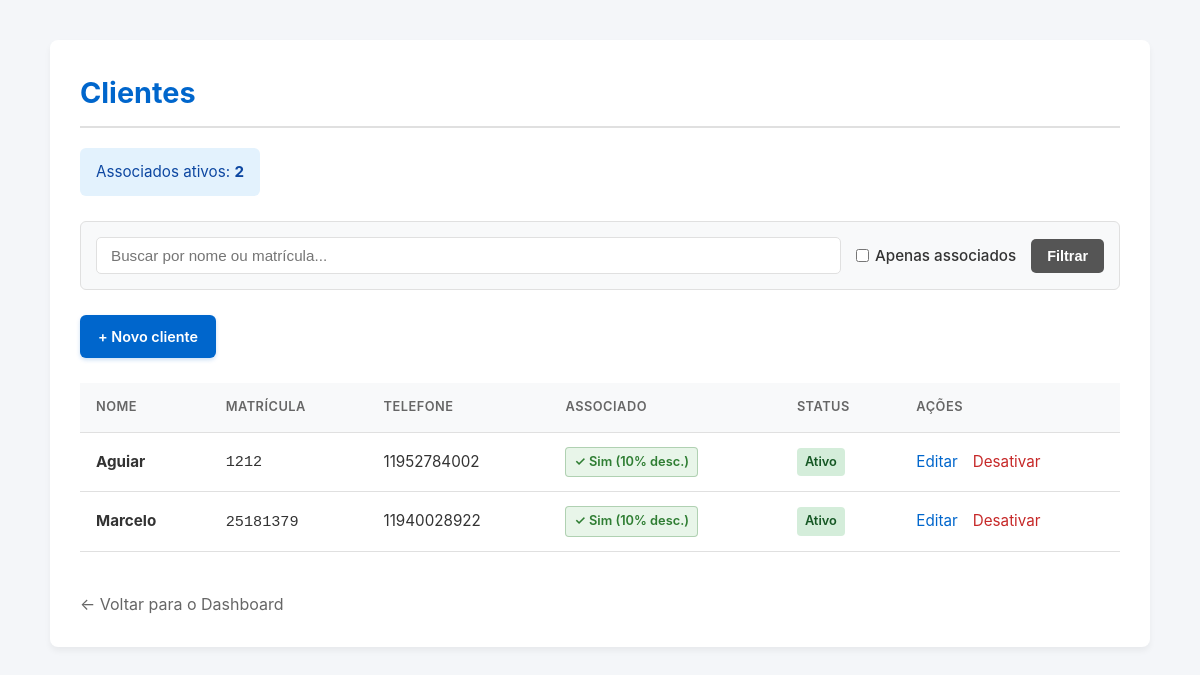
The page /clientes/ (signed in) on the database its author committed.
### app/models/cliente.py (models this page shows, shortened)
class Cliente(Base):
    __tablename__ = "clientes"
    id         = Column(Integer, primary_key=True, index=True)
    nome       = Column(String(150), nullable=False, index=True)
    matricula  = Column(String(50), nullable=True, unique=True)
    telefone   = Column(String(20), nullable=True)
    is_associado = Column(Boolean, default=False, nullable=False)
    ativo      = Column(Boolean, default=True)
    criado_em  = Column(DateTime, server_default=func.now())
    vendas = relationship("Venda", back_populates="cliente")

### app/controllers/cliente_controller.py (the view)
@router.get("/")
def listar_clientes(
    request: Request,
    busca: str = "",
    apenas_associados: bool = False,
    db: Session = Depends(get_db),
    admin = Depends(get_admin)
):
    query = db.query(Cliente)
    if busca:
        query = query.filter(
            Cliente.nome.ilike(f"%{busca}%") |
            Cliente.matricula.ilike(f"%{busca}%")
        )
    if apenas_associados:
        query = query.filter(Cliente.is_associado == True)
    clientes = query.order_by(Cliente.nome).all()
    total_associados = db.query(Cliente).filter(
        Cliente.is_associado == True,
        Cliente.ativo == True
    ).count()
    return templates.TemplateResponse(
        request,
        "clientes/index.html",
        {
            "request":           request,
            "usuario":           admin,
            "clientes":          clientes,
            "busca":             busca,
            "apenas_associados": apenas_associados,
            "total_associados":  total_associados,
        }
    )

### app/templates/clientes/index.html (shortened to what this page needs)
<!DOCTYPE html>
<html lang="pt-br">
<head>
</head>
<body>
    <div class="container">
        <h1>Clientes</h1>
        <div class="info-box">
            Associados ativos: <strong>{{ total_associados }}</strong>
        </div>
        <form method="get" action="/clientes" class="filter-form">
            <input type="text"
                   name="busca"
                   placeholder="Buscar por nome ou matrícula..."
                   value="{{ busca }}">
            <label class="checkbox-label">
                <input type="checkbox" name="apenas_associados" value="true" {{ 'checked' if apenas_associados }}>
                Apenas associados
            </label>
            <button type="submit" class="btn-filter">Filtrar</button>
        </form>
        <a href="/clientes/novo" class="btn-primary">+ Novo cliente</a>
        <div class="table-responsive">
            <table>
                <thead>
                    <tr>
                        <th>Nome</th>
                        <th>Matrícula</th>
                        <th>Telefone</th>
                        <th>Associado</th>
                        <th>Status</th>
                        <th>Ações</th>
                    </tr>
                </thead>
                <tbody>
                    {% for c in clientes %}
                    <tr>
                        <td><strong>{{ c.nome }}</strong></td>
                        <td><code>{{ c.matricula or "—" }}</code></td>
                        <td>{{ c.telefone or "—" }}</td>
                        <td>
                            {% if c.is_associado %}
                                <span class="badge badge-associado">✓ Sim (10% desc.)</span>
                            {% else %}
                                <span style="color: var(--text-muted)">Não</span>
                            {% endif %}
                        </td>
                        <td>
                            {% if c.ativo %}
                                <span class="badge badge-active">Ativo</span>
                            {% else %}
                                <span class="badge badge-inactive">Inativo</span>
                            {% endif %}
                        </td>
                        <td>
                            <div class="actions-cell">
                                <a href="/clientes/{{ c.id }}/editar">Editar</a>
                                <form action="/clientes/{{ c.id }}/toggle-ativo" method="post" style="display:inline">
                                    <button type="submit" class="btn-toggle">
                                        {{ "Desativar" if c.ativo else "Ativar" }}
                                    </button>
                                </form>
                            </div>
                        </td>
                    </tr>
                    {% endfor %}
                </tbody>
            </table>
        </div>
        <p><a href="/" class="back-link">← Voltar para o Dashboard</a></p>
    </div>
</body>
</html>

### app/templates/clientes/index.html (style rules this page uses)
:root { --primary: #0066cc; --primary-hover: #004da3; --bg-body: #f4f6f9; --bg-card: #ffffff; --text-main: #333333; --text-muted: #666666; --border-color: #e0e0e0; --success: #2e7d32; --success-bg: #e8f5e9; --danger: #c62828; --active-status: #155724; --active-status-bg: #d4edda; --inactive-status: #721c24; --inactive-status-bg: #f8d7da; --info-bg: #e3f2fd; --info-text: #0d47a1; }
* { box-sizing: border-box; margin: 0; padding: 0; }
body { font-family: -apple-system, BlinkMacSystemFont, "Segoe UI", Roboto, Helvetica, Arial, sans-serif; background-color: var(--bg-body); color: var(--text-main); line-height: 1.6; padding: 40px 20px; }
.container { max-width: 1100px; margin: 0 auto; background: var(--bg-card); padding: 30px; border-radius: 8px; box-shadow: 0 4px 6px rgba(0, 0, 0, 0.05); }
h1 { font-size: 1.8rem; color: var(--primary); margin-bottom: 20px; border-bottom: 2px solid var(--border-color); padding-bottom: 10px; }
.info-box { background-color: var(--info-bg); color: var(--info-text); padding: 12px 16px; border-radius: 6px; margin-bottom: 25px; font-size: 0.95rem; display: inline-block; }
.filter-form { display: flex; flex-wrap: wrap; align-items: center; gap: 15px; background-color: #f8f9fa; padding: 15px; border-radius: 6px; border: 1px solid var(--border-color); margin-bottom: 25px; }
.filter-form input[type="text"] { flex: 1; min-width: 250px; padding: 9px 14px; font-size: 0.95rem; border: 1px solid var(--border-color); border-radius: 5px; outline: none; transition: border-color 0.2s; }
.checkbox-label { display: flex; align-items: center; gap: 6px; font-weight: 500; font-size: 0.95rem; cursor: pointer; user-select: none; }
.btn-filter { background-color: #555; color: #fff; border: none; padding: 9px 16px; border-radius: 5px; font-weight: 600; cursor: pointer; font-size: 0.9rem; transition: background 0.2s; }
a { color: var(--primary); text-decoration: none; transition: color 0.2s; }
.btn-primary { display: inline-block; background-color: var(--primary); color: #ffffff !important; padding: 10px 18px; border-radius: 6px; font-weight: 600; font-size: 0.9rem; margin-bottom: 25px; box-shadow: 0 2px 4px rgba(0, 102, 204, 0.2); transition: background 0.2s, transform 0.1s; }
.table-responsive { overflow-x: auto; margin-bottom: 25px; }
table { width: 100%; border-collapse: collapse; text-align: left; font-size: 0.95rem; }
th, td { padding: 14px 16px; border-bottom: 1px solid var(--border-color); }
th { background-color: #f8f9fa; color: var(--text-muted); font-weight: 600; text-transform: uppercase; font-size: 0.8rem; letter-spacing: 0.5px; }
.badge { display: inline-block; padding: 4px 8px; border-radius: 4px; font-size: 0.8rem; font-weight: 600; }
.badge-active { background-color: var(--active-status-bg); color: var(--active-status); }
.badge-associado { background-color: #e8f5e9; color: #2e7d32; border: 1px solid rgba(46,125,50,0.3); }
.actions-cell { display: flex; align-items: center; gap: 15px; }
.btn-toggle { background: none; border: none; font-family: inherit; font-size: 0.95rem; color: var(--danger); cursor: pointer; padding: 0; }
.back-link { display: inline-block; margin-top: 15px; color: var(--text-muted); }

### rows shown on the page
Cliente: nome "Aguiar", matricula "1212", telefone "11952784002", is_associado "✓ Sim (10% desc.)", shows "Ativo", ativo "Desativar"
Cliente: nome "Marcelo", matricula "25181379", telefone "11940028922", is_associado "✓ Sim (10% desc.)", shows "Ativo", ativo "Desativar"

### other values the page prints
{{ total_associados }} "2"
